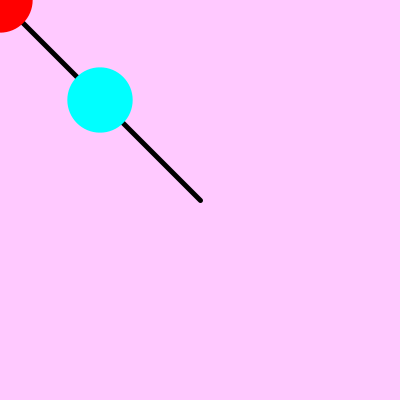
Frame 1 (no input)
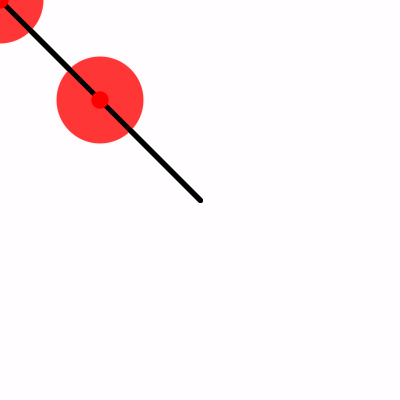
Frame 60 (the mouse pressed at the canvas centre just before this capture)
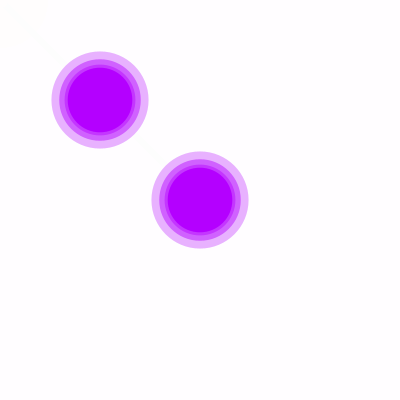
Frame 120 (the mouse held since frame 60 and released just before this capture)

The Processing sketch that drew these frames (run headless with seeded random() and noise(); from frame 60 on, the mouse is pressed at the canvas centre):

// Processing sketch: processing_60211
// ── processing_60211.pde

void setup(){

  size(400,400);
  background(255,255,255);
 
  
}


void draw(){
 
  float r;
r=random(2,100); 
  
  smooth();
 noStroke();
  
  //background(255,0,255);
  fill(255,0,255,54);
  rectMode(CENTER);
  rect(200,200,400,400);
  
   stroke(0);
  strokeWeight(5);
  line(200,200,mouseX,mouseY);
  
 noStroke();
 fill(mouseX,255,255);
  ellipse(100,100,r,r);
  fill(mouseX,255,255);
  colorMode(HSB);
  
  
 noStroke();
  fill(mouseX,255,255);
 ellipse(mouseX,mouseY,r,r);
 ellipseMode(CENTER);
  noStroke();
  colorMode(HSB);
  fill(mouseX,255,255);
  noStroke();
  
 
  
  
 
}
  
